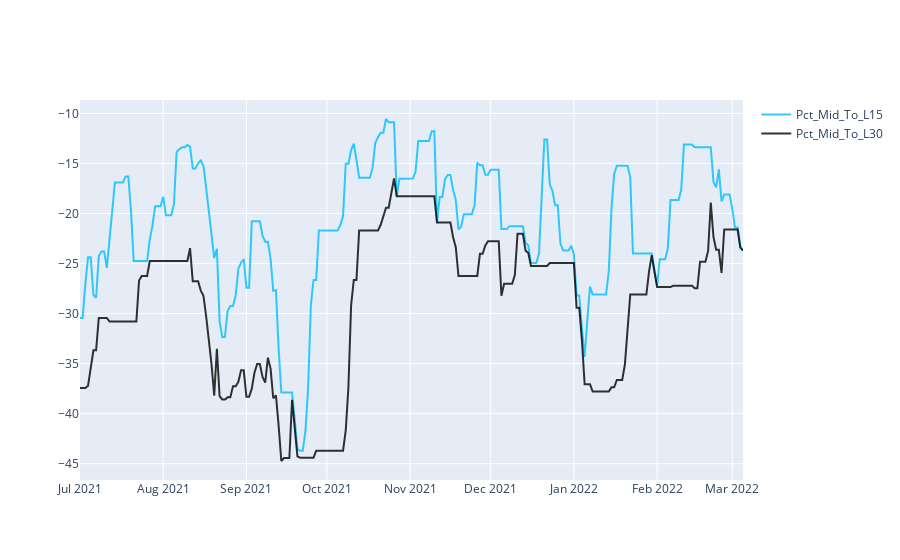

Notebook code for this chart:
### Code cell
fig=go.Figure()

fig.add_trace (
    go.Scatter(x=df.index, y=df['Pct_Mid_To_L15'],name='Pct_Mid_To_L15',line_color='deepskyblue',opacity=0.8))
fig.add_trace(
    go.Scatter(x=df.index,y=df['Pct_Mid_To_L30'],name='Pct_Mid_To_L30',line_color="black", opacity=0.8) )

### Figure 1 — Plotly figure (JSON) as saved in the notebook; plotly's stock layout.template omitted (floating-point values rounded to 4 significant figures; data arrays with more than 128 entries replaced by an {"elided": "..."} marker saying what was removed)
{"data": [{"line": {"color": "deepskyblue"}, "name": "Pct_Mid_To_L15", "opacity": 0.8, "type": "scatter", "x": {"elided": "248 str values"}, "y": {"elided": "248 float values"}}, {"line": {"color": "black"}, "name": "Pct_Mid_To_L30", "opacity": 0.8, "type": "scatter", "x": {"elided": "248 str values"}, "y": {"elided": "248 float values"}}], "layout": {}}
